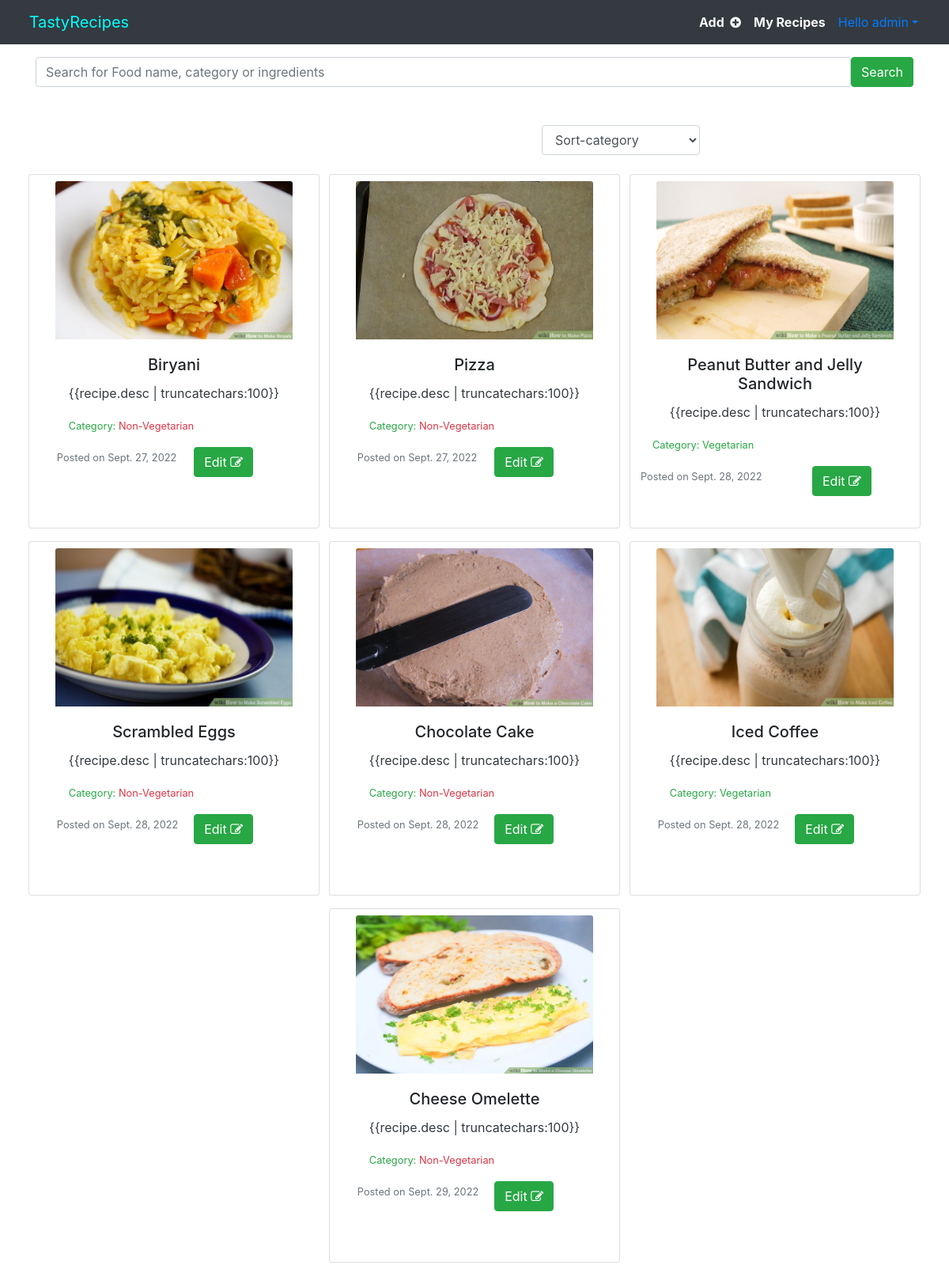
Page /my-recipes (signed in) on the committed database.
### home/models.py (models this page shows, shortened)
class Recipe(models.Model):
    user = models.ForeignKey(User,on_delete=models.CASCADE)
    food_name = models.CharField(max_length=100)
    category = models.CharField(max_length=5,choices=CATEGORY_CHOICES)
    desc = models.TextField(default='' )
    ingredients = jsonfield.JSONField()
    steps =  jsonfield.JSONField()
    image = models.FileField(blank=True)
    pub_date=models.DateField(default=datetime.now())

### home/views.py (the view)
# urls.py: path('my-recipes',views.my_recipes,name='my_recipes'),
@login_required(login_url='login')
def my_recipes(request):
    if request.GET.get('ordering'):
        ORD = request.GET.get('ordering')
        recipes = Recipe.objects.filter(category =ORD)
        return render(request,'user/index.html',{'recipes':recipes,'ordering':ORD})
    recipes = Recipe.objects.filter(user=request.user)
    return render(request,'user/my_recipes.html',{'recipes':recipes})

### home/templates/user/my_recipes.html (shortened to what this page needs)
{% extends 'user/basic.html' %}
{% load static %}
{% block body %}
<div class="container w-50 mb-3">
    <form>
        <select class="form-control sorting_box" name="sort" id="sort-list" onchange="location = finalurl();">
            <option class='my-1' value="">Sort-category</option>
        </select>
    </form>
</div>
<div class="container">
    <div class="row">
        {% for recipe in recipes %}
        <div class="card mx-auto my-2 p-2 align-items-center">
            <a href="/view-recipe/{{recipe.id}}">
                <img src="/media/{{recipe.image}}" class="padded card-img-top"></a>
            <div class="card-body">
                <h5 class="card-title text-center">
                    {{recipe.food_name}}</h5>
                <p class="card-text text-center">
                    <a style="text-decoration:none;" class='text-dark' href="/view-recipe/{{recipe.id}}">{{recipe.desc |
                        truncatechars:100}}</a>
                </p>
                <p class="card-text">
                    <small class="text-success">Category:
                        {%if recipe.category == "2" %}
                        <span class="text-danger">Non-Vegetarian
                            {%else%}
                            Vegetarian
                            {%endif%}
                        </span>
                    </small>
                </p>
                <div class="row">
                    <p class="card-text"><small class="text-muted">Posted on {{recipe.pub_date}} </small></p>
                    <a href='/update-recipe/{{recipe.id}}' class=" ml-auto mr-5">
                        <button class="btn btn-success">Edit <i class='fa fa-edit'></i>
                        </button>
                    </a>
                </div>
            </div>
        </div>
        {%endfor%}
    </div>
</div>
{% endblock %}

### home/templates/user/basic.html (shortened to what this page needs)
{% load static %}
<!DOCTYPE html>
<html lang="en">
<head>
  <link rel="stylesheet" href="http://code.jquery.com/ui/1.8.18/themes/base/jquery-ui.css" type="text/css"
    media="all" />
  <link rel="stylesheet" href="https://maxcdn.bootstrapcdn.com/bootstrap/4.0.0/css/bootstrap.min.css"
 />
  <link rel='stylesheet' href='https://cdnjs.cloudflare.com/ajax/libs/font-awesome/4.7.0/css/font-awesome.min.css'>
  <section class="navs">
    <nav class="navbar navbar-expand-sm navbar-fixed-top bg-dark">
      <div class="container-fluid">
        <div class="navbar-header">
          <a class="navbar-brand logo" style="color: aqua" href="/">
            TastyRecipes
          </a>
        </div>
        <div class="collapse navbar-collapse" id="myMenu">
          <ul class="navbar-nav text-center ml-auto navbar-right">
            <li class="nav-item dropdown">
              <a class="nav-link text-light font-weight-bold" href="/add_recipe">Add &nbsp;<i
                  class='fa fa-plus-circle'></i></a>
            </li>
            <li class="nav-item dropdown">
              <a class="nav-link text-light font-weight-bold" href="/my-recipes">My Recipes
              </a>
            </li>
            {%if user.is_authenticated %}
            <li class="nav-item dropdown">
              <a class="nav-link dropdown-toggle" data-toggle="dropdown" href="#">Hello {{request.user}}</a>
            </li>
            {%endif%}
          </ul>
        </div>
      </div>
    </nav>
  </section>
</head>
<body>
  <div class="container mt-3 mb-5">
    <form class="d-flex" method='get' , action='/recipe-search'>
      <input class="form-control" type="search" name='query' id="query"
        placeholder="Search for Food name, category or ingredients" aria-label="Search">
      <button class="btn btn-success" type="submit"> Search </button>
    </form>
  </div>
  {% block body %} {% endblock %}
</body>
</html>

### home/templates/user/my_recipes.html (style rules this page uses)
.sorting_box { width: 200px; margin-left: auto; }
.card { width: 23rem; height: 28rem; }
.card img { width: 300px; height: 200px; }

### rows in the picture
Recipe: image (picture), food_name "Biryani", category "Non-Vegetarian", pub_date "Sept. 27, 2022"
Recipe: image (picture), food_name "Pizza", category "Non-Vegetarian", pub_date "Sept. 27, 2022"
Recipe: image (picture), food_name "Peanut Butter and Jelly Sandwich", category "Vegetarian", pub_date "Sept. 28, 2022"
Recipe: image (picture), food_name "Scrambled Eggs", category "Non-Vegetarian", pub_date "Sept. 28, 2022"
Recipe: image (picture), food_name "Chocolate Cake", category "Non-Vegetarian", pub_date "Sept. 28, 2022"
Recipe: image (picture), food_name "Iced Coffee", category "Vegetarian", pub_date "Sept. 28, 2022"
Recipe: image (picture), food_name "Cheese Omelette", category "Non-Vegetarian", pub_date "Sept. 29, 2022"

### other values in the picture
{{ request.user }} "admin"
